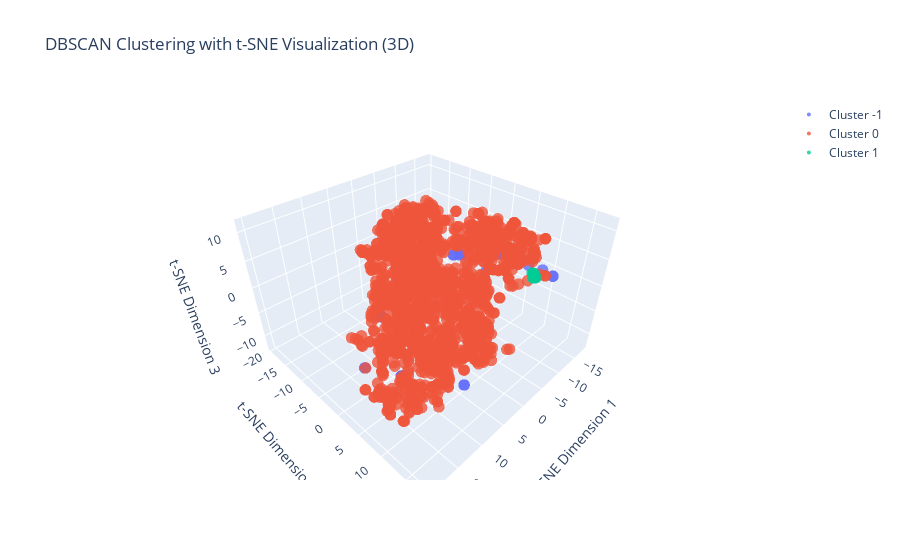

Write notebook code for a chart like this one.
### Code cell
clusters = plot_dbscan_tsne_3d_plotly(df1)

### Figure 1 — Plotly figure (JSON) as saved in the notebook; plotly's stock layout.template omitted (floating-point values rounded to 4 significant figures; data arrays with more than 128 entries replaced by an {"elided": "..."} marker saying what was removed)
{"data": [{"marker": {"opacity": 0.8, "size": 4}, "mode": "markers", "name": "Cluster -1", "type": "scatter3d", "x": [-17.18, -14.89, -15.58, -17.26, -14.93, -15.89, -15.89, -9.786, -15.79, -16.45, -17.66, -16.99, -16.98, -12.41, -12.38, -15.81, -12.58, 12.84, 12.84, -14.71, -17.09, -13.46, -7.357, -7.393, -7.368, -11.44, -8.427, 4.445, 4.349, 4.353, 19.52, 19.47, 6.285, 11.88, 11.85, 11.86], "y": [-2.646, -9.887, -8.988, -2.453, -9.857, -8.484, -8.484, 2.144, -2.304, -3.42, -4.411, -0.4578, -0.5112, 13.14, 13.16, -3.71, 0.5696, 17.02, 17.02, -1.296, -2.656, 7.908, 12.99, 12.94, 12.97, 11.72, 11.32, -9.507, -9.49, -9.476, 5.923, 6.015, 4.681, 4.096, 4.12, 4.115], "z": [1.916, -4.48, -4.391, -0.8562, -4.524, -4.257, -4.257, -0.5034, -1.721, -1.864, 0.09631, -1.185, -1.176, 2.403, 2.44, -1.463, -1.384, 0.04959, 0.04958, -1.103, -0.8918, 1.662, 4.572, 4.609, 4.583, 3.346, 6.575, -8.94, -8.924, -8.92, -0.1386, -0.1153, 4.602, -8.5, -8.5, -8.501]}, {"marker": {"opacity": 0.8, "size": 4}, "mode": "markers", "name": "Cluster 0", "type": "scatter3d", "x": {"elided": "1568 float values"}, "y": {"elided": "1568 float values"}, "z": {"elided": "1568 float values"}}, {"marker": {"opacity": 0.8, "size": 4}, "mode": "markers", "name": "Cluster 1", "type": "scatter3d", "x": [-12.67, -12.28, -12.49, -11.53, -11.4, -11.45], "y": [9.639, 9.522, 9.622, 10.8, 10.56, 10.28], "z": [1.175, 1.38, 1.25, 1.456, 1.405, 1.168]}], "layout": {"scene": {"xaxis": {"title": {"text": "t-SNE Dimension 1"}}, "yaxis": {"title": {"text": "t-SNE Dimension 2"}}, "zaxis": {"title": {"text": "t-SNE Dimension 3"}}}, "title": {"text": "DBSCAN Clustering with t-SNE Visualization (3D)"}}}
